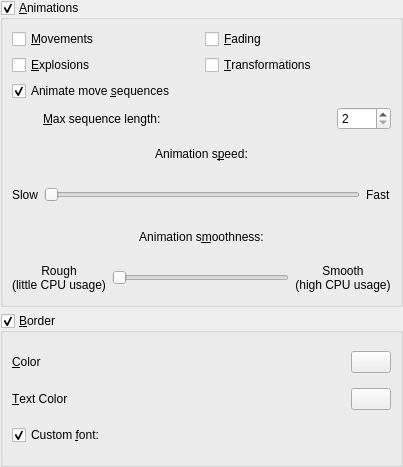
<ui version="4.0" >
 <class>PrefBoard</class>
 <widget class="QWidget" name="PrefBoard" >
  <property name="geometry" >
   <rect>
    <x>0</x>
    <y>0</y>
    <width>403</width>
    <height>467</height>
   </rect>
  </property>
  <property name="windowTitle" >
   <string>Form</string>
  </property>
  <layout class="QVBoxLayout" >
   <property name="margin" >
    <number>0</number>
   </property>
   <property name="spacing" >
    <number>6</number>
   </property>
   <item>
    <widget class="QGroupBox" name="groupAnimations" >
     <property name="sizePolicy" >
      <sizepolicy>
       <hsizetype>5</hsizetype>
       <vsizetype>5</vsizetype>
       <horstretch>0</horstretch>
       <verstretch>2</verstretch>
      </sizepolicy>
     </property>
     <property name="focusPolicy" >
      <enum>Qt::StrongFocus</enum>
     </property>
     <property name="title" >
      <string>&amp;Animations</string>
     </property>
     <property name="checkable" >
      <bool>true</bool>
     </property>
     <layout class="QGridLayout" >
      <property name="margin" >
       <number>9</number>
      </property>
      <property name="spacing" >
       <number>6</number>
      </property>
      <item row="1" column="1" >
       <widget class="QCheckBox" name="checkTransformations" >
        <property name="text" >
         <string>&amp;Transformations</string>
        </property>
       </widget>
      </item>
      <item row="1" column="0" >
       <widget class="QCheckBox" name="checkExplosions" >
        <property name="text" >
         <string>&amp;Explosions</string>
        </property>
       </widget>
      </item>
      <item row="0" column="0" >
       <widget class="QCheckBox" name="checkMovements" >
        <property name="text" >
         <string>&amp;Movements</string>
        </property>
       </widget>
      </item>
      <item row="0" column="1" >
       <widget class="QCheckBox" name="checkFading" >
        <property name="text" >
         <string>&amp;Fading</string>
        </property>
       </widget>
      </item>
      <item row="7" column="0" colspan="2" >
       <layout class="QHBoxLayout" >
        <property name="margin" >
         <number>0</number>
        </property>
        <property name="spacing" >
         <number>6</number>
        </property>
        <item>
         <widget class="QLabel" name="label_6" >
          <property name="text" >
           <string>Rough
(little CPU usage)</string>
          </property>
          <property name="alignment" >
           <set>Qt::AlignCenter</set>
          </property>
          <property name="buddy" >
           <cstring>sliderSmoothness</cstring>
          </property>
         </widget>
        </item>
        <item>
         <widget class="QSlider" name="sliderSmoothness" >
          <property name="maximum" >
           <number>32</number>
          </property>
          <property name="pageStep" >
           <number>4</number>
          </property>
          <property name="orientation" >
           <enum>Qt::Horizontal</enum>
          </property>
         </widget>
        </item>
        <item>
         <widget class="QLabel" name="label_7" >
          <property name="text" >
           <string>Smooth
(high CPU usage)</string>
          </property>
          <property name="alignment" >
           <set>Qt::AlignCenter</set>
          </property>
          <property name="buddy" >
           <cstring>sliderSmoothness</cstring>
          </property>
         </widget>
        </item>
       </layout>
      </item>
      <item row="6" column="0" colspan="2" >
       <widget class="QLabel" name="label_8" >
        <property name="text" >
         <string>Animation s&amp;moothness:</string>
        </property>
        <property name="alignment" >
         <set>Qt::AlignCenter</set>
        </property>
        <property name="buddy" >
         <cstring>sliderSmoothness</cstring>
        </property>
       </widget>
      </item>
      <item row="5" column="0" colspan="2" >
       <layout class="QHBoxLayout" >
        <property name="margin" >
         <number>0</number>
        </property>
        <property name="spacing" >
         <number>6</number>
        </property>
        <item>
         <widget class="QLabel" name="label_2" >
          <property name="text" >
           <string>Slow</string>
          </property>
          <property name="buddy" >
           <cstring>sliderSpeed</cstring>
          </property>
         </widget>
        </item>
        <item>
         <widget class="QSlider" name="sliderSpeed" >
          <property name="maximum" >
           <number>32</number>
          </property>
          <property name="singleStep" >
           <number>1</number>
          </property>
          <property name="pageStep" >
           <number>4</number>
          </property>
          <property name="orientation" >
           <enum>Qt::Horizontal</enum>
          </property>
         </widget>
        </item>
        <item>
         <widget class="QLabel" name="label_4" >
          <property name="text" >
           <string>Fast</string>
          </property>
          <property name="buddy" >
           <cstring>sliderSpeed</cstring>
          </property>
         </widget>
        </item>
       </layout>
      </item>
      <item row="4" column="0" colspan="2" >
       <widget class="QLabel" name="label_3" >
        <property name="text" >
         <string>Animation s&amp;peed:</string>
        </property>
        <property name="alignment" >
         <set>Qt::AlignCenter</set>
        </property>
        <property name="buddy" >
         <cstring>sliderSpeed</cstring>
        </property>
       </widget>
      </item>
      <item row="3" column="0" colspan="2" >
       <layout class="QHBoxLayout" >
        <property name="margin" >
         <number>0</number>
        </property>
        <property name="spacing" >
         <number>6</number>
        </property>
        <item>
         <spacer>
          <property name="orientation" >
           <enum>Qt::Horizontal</enum>
          </property>
          <property name="sizeHint" >
           <size>
            <width>31</width>
            <height>20</height>
           </size>
          </property>
         </spacer>
        </item>
        <item>
         <widget class="QLabel" name="label_9" >
          <property name="sizePolicy" >
           <sizepolicy>
            <hsizetype>7</hsizetype>
            <vsizetype>5</vsizetype>
            <horstretch>15</horstretch>
            <verstretch>0</verstretch>
           </sizepolicy>
          </property>
          <property name="text" >
           <string>&amp;Max sequence length:</string>
          </property>
          <property name="buddy" >
           <cstring>spinSequenceMax</cstring>
          </property>
         </widget>
        </item>
        <item>
         <widget class="QSpinBox" name="spinSequenceMax" >
          <property name="maximum" >
           <number>9999</number>
          </property>
          <property name="minimum" >
           <number>2</number>
          </property>
         </widget>
        </item>
       </layout>
      </item>
      <item row="2" column="0" colspan="2" >
       <widget class="QCheckBox" name="checkSequence" >
        <property name="text" >
         <string>Animate move &amp;sequences</string>
        </property>
        <property name="checked" >
         <bool>true</bool>
        </property>
       </widget>
      </item>
     </layout>
    </widget>
   </item>
   <item>
    <widget class="QGroupBox" name="groupBorder" >
     <property name="sizePolicy" >
      <sizepolicy>
       <hsizetype>5</hsizetype>
       <vsizetype>5</vsizetype>
       <horstretch>0</horstretch>
       <verstretch>1</verstretch>
      </sizepolicy>
     </property>
     <property name="focusPolicy" >
      <enum>Qt::StrongFocus</enum>
     </property>
     <property name="title" >
      <string>&amp;Border</string>
     </property>
     <property name="checkable" >
      <bool>true</bool>
     </property>
     <layout class="QGridLayout" >
      <property name="margin" >
       <number>9</number>
      </property>
      <property name="spacing" >
       <number>6</number>
      </property>
      <item row="0" column="0" >
       <widget class="QLabel" name="label" >
        <property name="text" >
         <string>&amp;Color</string>
        </property>
        <property name="buddy" >
         <cstring>colorBorder</cstring>
        </property>
       </widget>
      </item>
      <item row="1" column="0" >
       <widget class="QLabel" name="label_5" >
        <property name="text" >
         <string>&amp;Text Color</string>
        </property>
        <property name="buddy" >
         <cstring>colorBorderText</cstring>
        </property>
       </widget>
      </item>
      <item row="2" column="0" >
       <widget class="QCheckBox" name="checkBorderFont" >
        <property name="sizePolicy" >
         <sizepolicy>
          <hsizetype>1</hsizetype>
          <vsizetype>0</vsizetype>
          <horstretch>1</horstretch>
          <verstretch>0</verstretch>
         </sizepolicy>
        </property>
        <property name="text" >
         <string>Custom &amp;font:</string>
        </property>
        <property name="checked" >
         <bool>true</bool>
        </property>
       </widget>
      </item>
      <item row="0" column="1" >
       <widget class="KColorButton" name="colorBorder" />
      </item>
      <item row="1" column="1" >
       <widget class="KColorButton" name="colorBorderText" />
      </item>
      <item row="2" column="1" >
       <widget class="KFontRequester" native="1" name="fontBorder" >
        <property name="focusPolicy" >
         <enum>Qt::StrongFocus</enum>
        </property>
       </widget>
      </item>
     </layout>
    </widget>
   </item>
  </layout>
 </widget>
 <customwidgets>
  <customwidget>
   <class>KColorButton</class>
   <extends>QPushButton</extends>
   <header>kdewidgets.h</header>
  </customwidget>
  <customwidget>
   <class>KFontRequester</class>
   <extends>QWidget</extends>
   <header>kdewidgets.h</header>
  </customwidget>
 </customwidgets>
 <tabstops>
  <tabstop>groupAnimations</tabstop>
  <tabstop>checkMovements</tabstop>
  <tabstop>checkFading</tabstop>
  <tabstop>checkExplosions</tabstop>
  <tabstop>checkTransformations</tabstop>
  <tabstop>checkSequence</tabstop>
  <tabstop>spinSequenceMax</tabstop>
  <tabstop>sliderSpeed</tabstop>
  <tabstop>sliderSmoothness</tabstop>
  <tabstop>groupBorder</tabstop>
  <tabstop>colorBorder</tabstop>
  <tabstop>colorBorderText</tabstop>
  <tabstop>checkBorderFont</tabstop>
  <tabstop>fontBorder</tabstop>
 </tabstops>
 <resources/>
 <connections>
  <connection>
   <sender>checkBorderFont</sender>
   <signal>toggled(bool)</signal>
   <receiver>fontBorder</receiver>
   <slot>setEnabled(bool)</slot>
   <hints>
    <hint type="sourcelabel" >
     <x>228</x>
     <y>442</y>
    </hint>
    <hint type="destinationlabel" >
     <x>374</x>
     <y>444</y>
    </hint>
   </hints>
  </connection>
  <connection>
   <sender>checkSequence</sender>
   <signal>toggled(bool)</signal>
   <receiver>label_9</receiver>
   <slot>setEnabled(bool)</slot>
   <hints>
    <hint type="sourcelabel" >
     <x>158</x>
     <y>113</y>
    </hint>
    <hint type="destinationlabel" >
     <x>151</x>
     <y>139</y>
    </hint>
   </hints>
  </connection>
  <connection>
   <sender>checkSequence</sender>
   <signal>toggled(bool)</signal>
   <receiver>spinSequenceMax</receiver>
   <slot>setEnabled(bool)</slot>
   <hints>
    <hint type="sourcelabel" >
     <x>376</x>
     <y>112</y>
    </hint>
    <hint type="destinationlabel" >
     <x>404</x>
     <y>143</y>
    </hint>
   </hints>
  </connection>
 </connections>
</ui>
